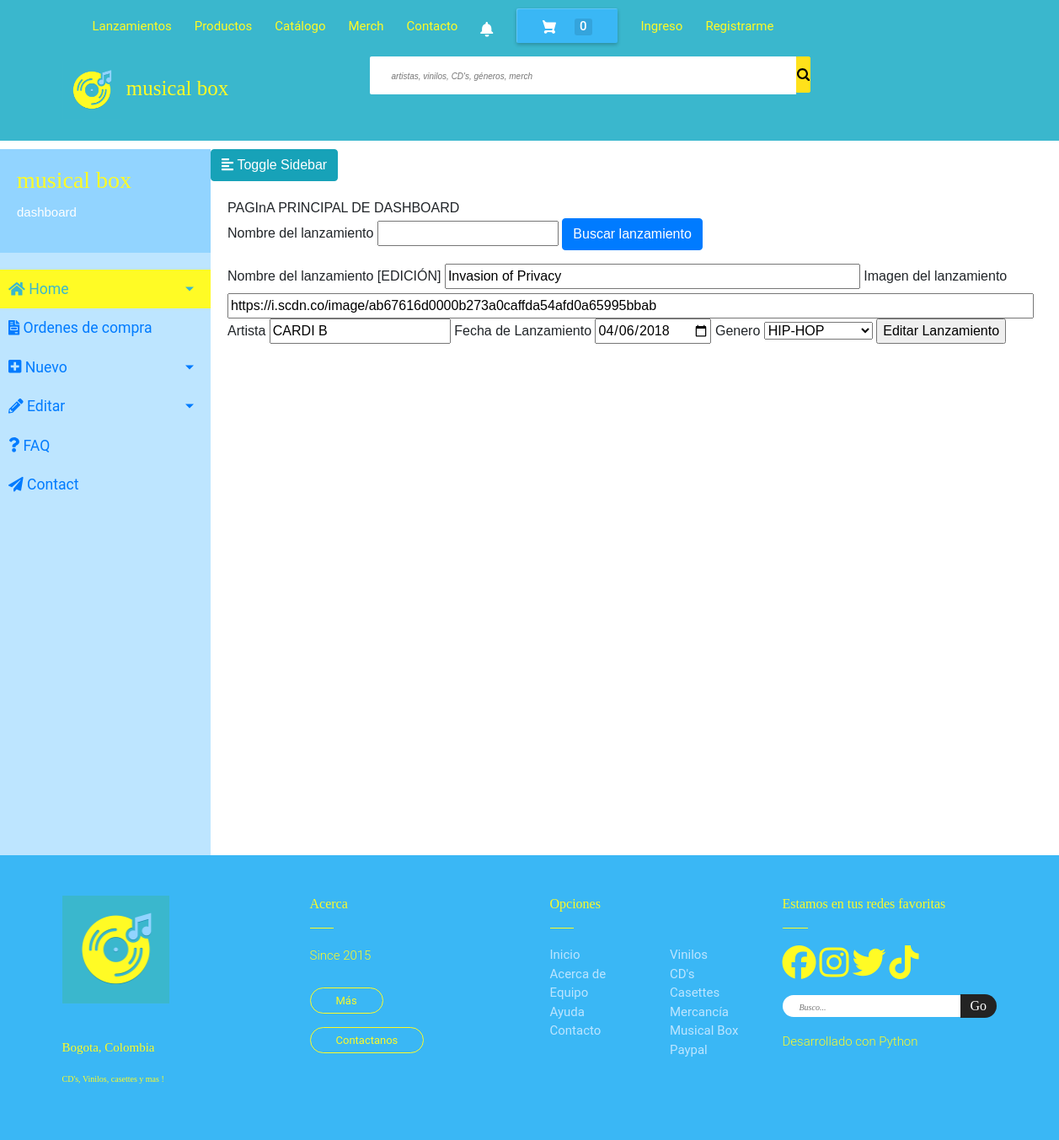
Screenshot of /dashboard/updaterelease_4 with the database file from the repository.
### store/models.py (models this page shows)
class Lanzamiento(db.Model):
    id = db.Column(db.Integer, primary_key=True)
    n_lanzamiento = db.Column(db.String(100), nullable = False )
    f_lanzamiento = db.Column(db.Date)
    i_lanzamiento = db.Column(db.String(500))

class Lanzamiento_Artista(db.Model):
    k_artista = db.Column(db.Integer, db.ForeignKey("artista.id"), primary_key=True)
    k_lanzamiento = db.Column(db.Integer, db.ForeignKey("lanzamiento.id") ,primary_key=True)
    lanzamiento = db.relationship("Lanzamiento")
    artista = db.relationship("Artista")

class Lanzamiento_Genero(db.Model):
    k_genero = db.Column(db.String(30), db.ForeignKey("genero.k_genero"),primary_key=True)
    k_lanzamiento = db.Column(db.Integer, db.ForeignKey("lanzamiento.id"), primary_key=True)
    subgenre = db.Column(db.Boolean)
    genero = db.relationship("Genero")
    lanzamiento = db.relationship("Lanzamiento")

### store/views.py (the view, shortened to what this page needs)
@dashboard.route("/updaterelease_<string:k_lanzamiento>", methods=["GET", "POST"])
def updaterelease(k_lanzamiento):
    form_edit_release = newReleaseForm()
    lanzamiento = None
    if request.method ==  'GET':
        k_lanzamiento = int (k_lanzamiento)
        lanzamiento = get_release_by_id(k_lanzamiento)
        print(lanzamiento)
        if get_genres_by_release(k_lanzamiento):
            form_edit_release.k_genero.data = get_genres_by_release(k_lanzamiento)[0].get("k_genero")
        else:
            form_edit_release.k_genero.data = "N/A"
    return render_template("editRelease.html", form = form_edit_release, get_artist_by_release = get_artist_by_release,  lanzamiento = lanzamiento)

### store/forms.py
class  newReleaseForm(FlaskForm):
    n_lanzamiento_edit =  StringField("Nombre del lanzamiento [EDICIÓN]", id="lanzamiento", validators=[DataRequired()])
    n_lanzamiento = StringField("Nombre del lanzamiento", id="lanzamiento", validators=[DataRequired()])
    i_lanzamiento = StringField("Imagen del lanzamiento", validators=[DataRequired()])
    k_artista  = StringField("Artista",validators=[DataRequired()], id="artista")
    f_lanzamiento = DateField("Fecha de Lanzamiento", default=date.today)
    k_genero = GenreSelectField("Genero", id="k_genero")

### store/models.py (called while the page is built)
def get_all_genres():
    try:
        genre_qs = Genero.query.all()
        genre_schema = GeneroSchema()
        generos = [genre_schema.dump(genre) for genre in genre_qs]
        return generos
    except Exception as e:
        print(e)

def get_release_by_id(id):
    release_qs = Lanzamiento.query.filter_by(id = id).first()
    release_schema=LanzamientoSchema()
    r = release_schema.dump(release_qs)
    if r:
        return r
    return  {}

def get_artist_by_release(k_lanzamiento):
    lanz_art = Lanzamiento_Artista.query.filter_by(k_lanzamiento=k_lanzamiento).first()
    artista = Artista.query.filter_by(id = lanz_art.k_artista ).first()
    return artista

def get_genres_by_release(k_lanzamiento):
    genres_qs = Lanzamiento_Genero.query.filter_by(k_lanzamiento=k_lanzamiento).all()
    genre_schema = GeneroSchema()
    genres=[genre_schema.dump(g) for g in genres_qs]
    print(genres)
    return genres

### store/views.py (called while the page is built)
@home.before_request
@purchase.before_request
@releases.before_request
@artists.before_request
@dashboard.before_request
def before_request():
    if "user" in session:
        g.user = session["user"]
    else:
        g.user = None
    if "purchase" in session:
        g.purchase =session["purchase"]
    else:
        session["purchase"]={}
        g.purchase=None

### templates/editRelease.html (shortened to what this page needs)
{%extends "adminDashboard.html"%}
{%block content%}
<form method="POST" action="{{url_for('dashboard.editrelease')}}">
    {{form.n_lanzamiento.label}} {{form.n_lanzamiento}}
    <input type="submit" id="buscar" class="btn btn-primary" data-toggle="modal" data-target="#exampleModal" value="Buscar lanzamiento"></form>
    {%if lanzamiento%}
    <form method="POST" action="{{url_for('dashboard.updaterelease', k_lanzamiento=lanzamiento.id)}}">
        {{ form.n_lanzamiento_edit.label }} {{ form.n_lanzamiento_edit(size=50, value=lanzamiento.n_lanzamiento) }}
        {{ form.i_lanzamiento.label }} {{ form.i_lanzamiento(size=100, value=lanzamiento.i_lanzamiento) }}
        {{form.k_artista.label}} {{form.k_artista(value=get_artist_by_release(lanzamiento.id).n_artista)}}
        {{form.f_lanzamiento.label}} {{form.f_lanzamiento(value = lanzamiento.f_lanzamiento)}}
        {{form.k_genero.label}}
        {{form.k_genero}}
        <input type="submit" value="Editar Lanzamiento">
    </form>
    {%endif%}
{%endblock%}

### static/css/navbar-style.css (style rules this page uses)
:root { --skyblue: #BDE5FF ; --yellow:#FFFB25; --intenseskyblue: #92D4FF; --backblue: #3AB7F5; --aqua: #3ab7cd; }
body { font-family: 'Signika', sans-serif; }
::placeholder { font-size: 10px; padding-left: 10px; font-style: italic; }

### static/css/sidebar.css (style rules this page uses)
:root { --skyblue: #BDE5FF ; --yellow:#FFFB25; --intenseskyblue: #92D4FF; --backblue: #3AB7F5; --aqua: #3ab7cd; }

### rows the page displays
Lanzamiento: i_lanzamiento "https://i.scdn.co/image/ab67616d0000b273a0caffda54afd0a65995bbab"
Lanzamiento_Artista: k_artista "CARDI B"
Lanzamiento_Genero: k_genero "HIP-HOP"
